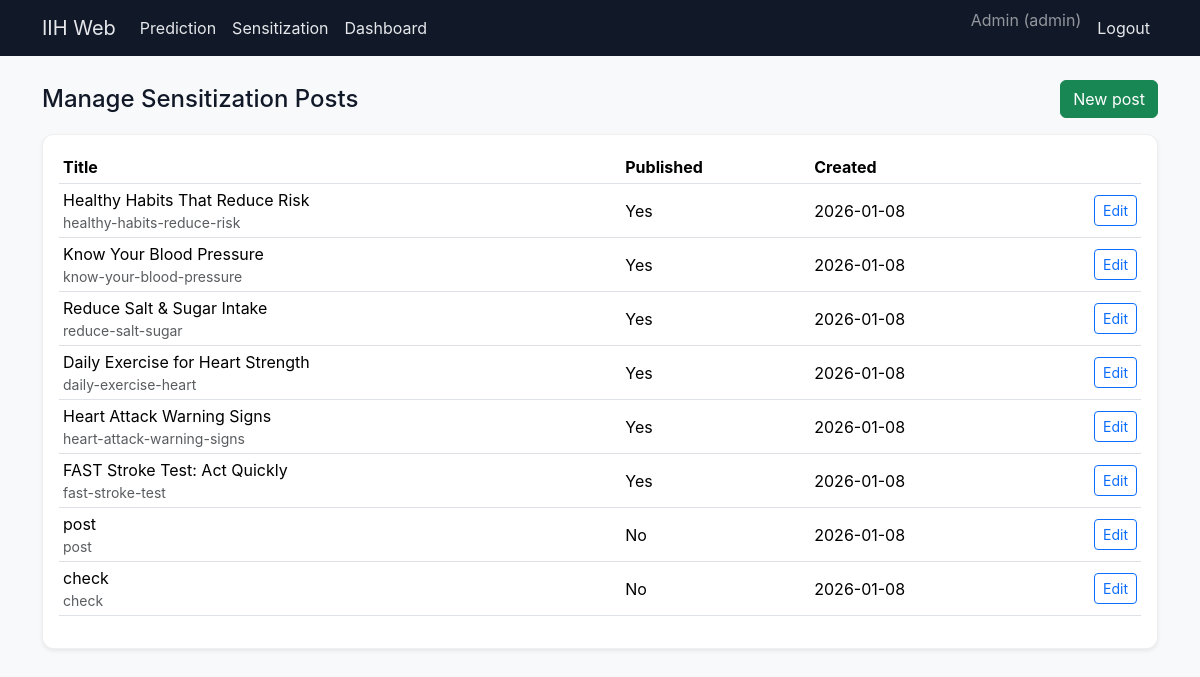
/sensitization/admin (signed in), run on the app's committed database.
### app/models.py (models this page shows, shortened)
class User(db.Model, UserMixin):
    __tablename__ = "users"
    id = db.Column(db.Integer, primary_key=True)
    email = db.Column(db.String(255), unique=True, nullable=False)
    full_name = db.Column(db.String(255), nullable=False)
    password_hash = db.Column(db.String(255), nullable=False)
    role = db.Column(db.String(50), nullable=False, default=Role.PATIENT.value)
    created_at = db.Column(db.DateTime, default=datetime.utcnow)
    appointments = db.relationship("Appointment", backref="patient", lazy=True)

class SensitizationPost(db.Model):
    __tablename__ = "sens_posts"
    id = db.Column(db.Integer, primary_key=True)
    title = db.Column(db.String(255), nullable=False)
    slug = db.Column(db.String(255), unique=True, nullable=False)
    body = db.Column(db.Text, nullable=False)
    image = db.Column(db.String(120), nullable=True)
    is_published = db.Column(db.Boolean, default=True)
    created_at = db.Column(db.DateTime, default=datetime.utcnow)

### app/routes/sensitization.py (the view)
@bp.get("/admin")
@login_required
def admin_list():
    if current_user.role not in [Role.ADMIN.value, Role.PUBLIC_HEALTH.value]:
        flash("Not authorised.", "danger")
        return redirect(url_for("sensitization.index"))
    posts = SensitizationPost.query.order_by(SensitizationPost.created_at.desc()).all()
    return render_template("sensitization/admin_list.html", posts=posts)

### app/models.py (called while the page is built)
@login_manager.user_loader
def load_user(user_id):
    return User.query.get(int(user_id))

### app/templates/sensitization/admin_list.html (shortened to what this page needs)
{% extends "base.html" %}
{% block content %}
<div class="d-flex justify-content-between align-items-center mb-3">
  <h2 class="h4 mb-0">Manage Sensitization Posts</h2>
  <a class="btn btn-success" href="{{ url_for('sensitization.admin_new') }}">New post</a>
</div>
<div class="card shadow-sm">
  <div class="card-body">
    <div class="table-responsive">
      <table class="table table-sm align-middle">
        <thead><tr><th>Title</th><th>Published</th><th>Created</th><th></th></tr></thead>
        <tbody>
          {% for p in posts %}
          <tr>
            <td>{{ p.title }}<div class="text-muted small">{{ p.slug }}</div></td>
            <td>{{ 'Yes' if p.is_published else 'No' }}</td>
            <td>{{ p.created_at.date() }}</td>
            <td class="text-end">
              <a class="btn btn-sm btn-outline-primary" href="{{ url_for('sensitization.admin_edit', post_id=p.id) }}">Edit</a>
            </td>
          </tr>
          {% endfor %}
        </tbody>
      </table>
    </div>
  </div>
</div>
{% endblock %}

### app/templates/base.html (shortened to what this page needs)
<!doctype html>
<html lang="en">
<head>
  <link href="https://cdn.jsdelivr.net/npm/bootstrap@5.3.3/dist/css/bootstrap.min.css" rel="stylesheet">
  <link rel="stylesheet" href="{{ url_for('static', filename='css/theme.css') }}">
  <link rel="stylesheet" href="{{ url_for('static', filename='css/style.css') }}">
  <link rel="stylesheet" href="https://cdnjs.cloudflare.com/ajax/libs/font-awesome/6.5.1/css/all.min.css">
</head>
<body class="bg-light">
<nav class="navbar navbar-expand-lg navbar-dark bg-dark">
  <div class="container">
    <a class="navbar-brand" href="{{ url_for('core.index') }}">IIH Web</a>
    <div id="nav" class="collapse navbar-collapse">
      <ul class="navbar-nav me-auto">
        <li class="nav-item"><a class="nav-link" href="{{ url_for('prediction.landing') }}">Prediction</a></li>
        <li class="nav-item"><a class="nav-link" href="{{ url_for('sensitization.index') }}">Sensitization</a></li>
        {% if current_user.is_authenticated and current_user.role in ['admin','clinician','public_health'] %}
          <li class="nav-item"><a class="nav-link" href="{{ url_for('admin.dashboard') }}">Dashboard</a></li>
        {% endif %}
      </ul>
      <ul class="navbar-nav">
        {% if current_user.is_authenticated %}
          <li class="nav-item"><span class="navbar-text me-2">{{ current_user.full_name }} ({{ current_user.role }})</span></li>
          <li class="nav-item"><a class="nav-link" href="{{ url_for('auth.logout') }}">Logout</a></li>
        {% else %}
          <li class="nav-item"><a class="nav-link" href="{{ url_for('auth.login') }}">Login</a></li>
          <li class="nav-item"><a class="nav-link" href="{{ url_for('auth.register') }}">Register</a></li>
        {% endif %}
      </ul>
    </div>
  </div>
</nav>
<main class="container container-app py-4">
  {% block content %}{% endblock %}
</main>
</body>
</html>

### app/static/css/theme.css (style rules this page uses)
:root { --accent: #dc3545; --accent-dark: #b02a37; --bg-light: #f8f9fa; --bg-white: #ffffff; --text-main: #212529; --text-muted: #6c757d; --border-soft: rgba(0,0,0,0.06); }
body { background: var(--bg); }
.navbar { background: #111827 !important; }
.navbar .nav-link, .navbar-brand { color: #e5e7eb !important; }
.card { border-radius: 12px; border: 1px solid var(--border-soft); box-shadow: 0 6px 24px rgba(0,0,0,0.04); }

### app/static/style.css (style rules this page uses)
body { background: linear-gradient(135deg, #0f172a, #1e293b); font-family: "Poppins", sans-serif; color: white; }

### data on the page
User: full_name "Admin", role "admin"
SensitizationPost: title "Healthy Habits That Reduce Risk", slug "healthy-habits-reduce-risk", is_published "Yes", created_at "2026-01-08"
SensitizationPost: title "Know Your Blood Pressure", slug "know-your-blood-pressure", is_published "Yes", created_at "2026-01-08"
SensitizationPost: title "Reduce Salt & Sugar Intake", slug "reduce-salt-sugar", is_published "Yes", created_at "2026-01-08"
SensitizationPost: title "Daily Exercise for Heart Strength", slug "daily-exercise-heart", is_published "Yes", created_at "2026-01-08"
SensitizationPost: title "Heart Attack Warning Signs", slug "heart-attack-warning-signs", is_published "Yes", created_at "2026-01-08"
SensitizationPost: title "FAST Stroke Test: Act Quickly", slug "fast-stroke-test", is_published "Yes", created_at "2026-01-08"
SensitizationPost: title "post", slug "post", is_published "No", created_at "2026-01-08"
SensitizationPost: title "check", slug "check", is_published "No", created_at "2026-01-08"
